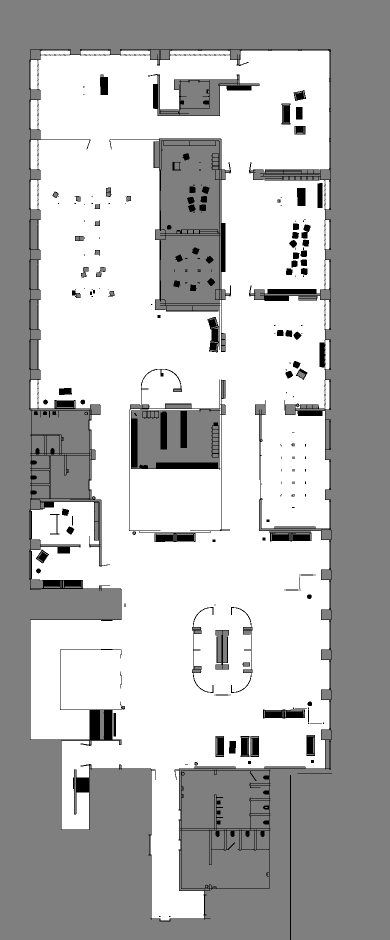
#> input picture maps/env_office/test/map.png, 780 x 1880 px (shown at 1/2 size); its folder holds only this picture in this run
$ python -i common.py   (imports and definitions only)
#> lines starting #> are read from the running program, lines starting #| are printed output that depends on the picture; after the words box and inside, x2 and y2 are one past the last pixel; in counts of white or black regions, pixels touching at a corner belong together
#!/usr/bin/env python3
import base64
import io
import json
import math
import os
import time
from dataclasses import dataclass
from datetime import datetime
from pathlib import Path
from typing import Any, Dict, Iterable, List, Optional, Tuple

from PIL import Image, ImageDraw, ImageFont, ImageFilter


def iso_now_local() -> str:
    return datetime.now().astimezone().isoformat(timespec="seconds")


def ensure_dir(path: Path) -> None:
    path.mkdir(parents=True, exist_ok=True)


# [48 lines left out: functions load_json, atomic_write_json, get_mtime, image_file_to_data_url, not called in this run]


def build_safe_waypoint_mask(
    global_costmap_path: Path,
    *,
    free_threshold: int = 245,
    erosion_radius_px: int = 8,
) -> Image.Image:
#> called with global_costmap_path = '../../maps/env_office/test/map.png', free_threshold = 245, erosion_radius_px = 8
    with Image.open(global_costmap_path) as im:
#> im is the input picture: PIL image 780x1880 RGBA; mean R, G, B, A 183, 183, 183, 255
        gray = im.convert("L")
    mask = gray.point(lambda p: 255 if int(p) >= int(free_threshold) else 0, mode="L")
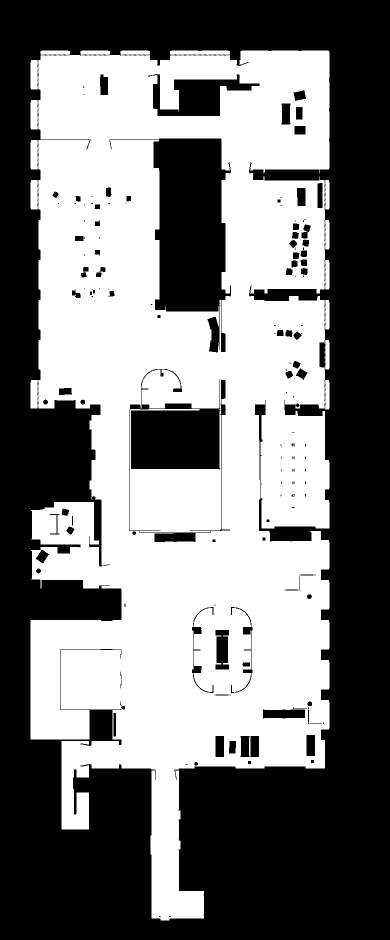
#> mask: PIL image 780x1880 L (shown at 1/2 size); 48.2% white; 1 white region, box (x1, y1, x2, y2) and area: (61, 101, 659, 1841) 707257
    if int(erosion_radius_px) > 0:
        size = int(erosion_radius_px) * 2 + 1
        mask = mask.filter(ImageFilter.MinFilter(size=size))
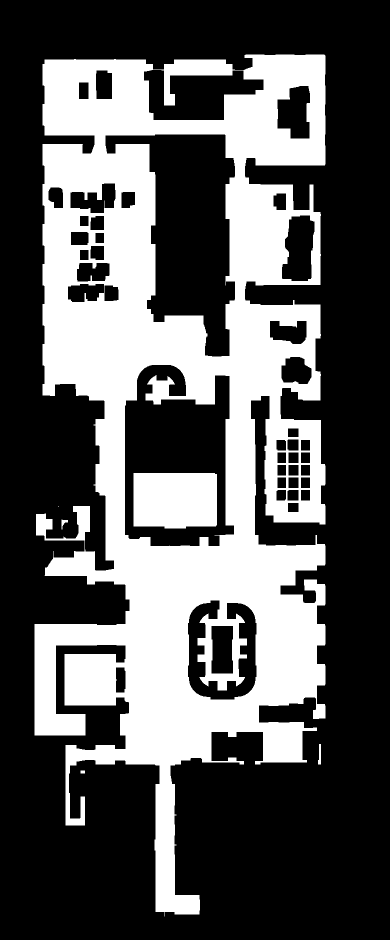
#> mask: PIL image 780x1880 L (shown at 1/2 size); 34.7% white; 6 white regions (1 under 20 px), largest, box (x1, y1, x2, y2) and area: (69, 109, 651, 1833) 490664, (267, 946, 434, 1057) 18029, (636, 1488, 642, 1529) 182, (123, 1039, 136, 1059) 114, (161, 1541, 170, 1547) 54
    return mask


# [74 lines left out: functions is_safe_waypoint_pixel, nearest_safe_waypoint_pixel, waypoint_mask_debug, yaw_from_quat, wrap_pi, euclidean_xy, not called in this run]


@dataclass
class CropBounds:
    min_x: float
    max_x: float
    min_y: float
    max_y: float
    out_px: int
    meters_per_px: float


@dataclass
class GlobalImageInfo:
    w: int
    h: int
    res: float
    ox: float
    oy: float

    # [74 lines left out: functions from_sidecar, map_to_px, px_to_map, load_crop_bounds, map_to_crop_px, open_image_rgb_retry, not called in this run]


def draw_x(draw: ImageDraw.ImageDraw, u: int, v: int, size: int, color, width: int = 3):
    draw.line((u - size, v - size, u + size, v + size), fill=color, width=width)
    draw.line((u - size, v + size, u + size, v - size), fill=color, width=width)


def draw_circle(draw: ImageDraw.ImageDraw, u: int, v: int, r: int, outline, width: int = 3, fill=None):
    draw.ellipse((u - r, v - r, u + r, v + r), outline=outline, width=width, fill=fill)


# [200 lines left out: functions default_recent_route_rejections, prune_recent_route_rejections, decrement_recent_route_rejections, draw_recent_route_rejections, draw_arrow, remaining_waypoints and 5 more, not called in this run]

>>> result = build_safe_waypoint_mask('../../maps/env_office/test/map.png')
